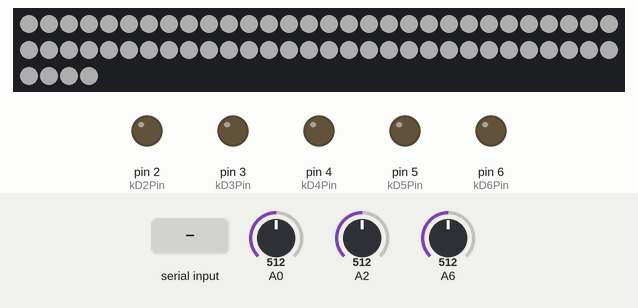
Recording of a sketch running on a simulated Arduino Nano, built with avr-gcc and run on an emulated ATmega328P. Shown: 64 RGB LEDs in strip order, left to right, continuing on the next row, output pins drawn as LEDs (lit = HIGH). The test bench sets the inputs (shaded band); at power-on: A0 = 512, A2 = 512, A6 = 512. Dim RGB values are drawn brighter than linear; what the sketch prints to the serial monitor is not drawn.

Above: at 0.3 s.
1.7 s: "0\n" received over Serial
Timing chart, 0 to 4.7 s (numbered marks = the images above; inputs shaded):
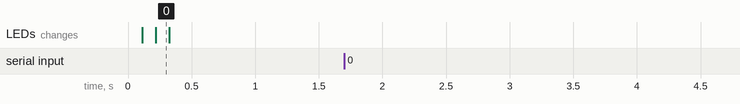

Measured:
- after the input at 1.7 s, every drawn part: stays the same

The sketch:

talkToMax-lotus-64-neopixel-RGBW.ino
```cpp
#include <CmdMessenger.h>        // For parsing and handling commands through the serial port
#include <Adafruit_NeoPixel.h>   // For lighting up the 8x8 neopixel matrix

// Uncomment the line below if you want debug information printed
// #define DEBUG 1

// This is the list of recognized commands.
// In order to receive, attach a callback function to these events
enum
{
  kCommandList     , // Command to request list of available commands
  kSensorInterval  , // Command to change the default sensor sampling interval
  kD2              , // Command to control actuator connected to D2
  kD3              , // Command to control actuator connected to D3
  kD4              , // Command to control actuator connected to D4
  kD5              , // Command to control actuator connected to D5
  kD6              , // Command to control actuator connected to D6
  kRGBW            , // Command to control RGB NeoPixel LED Matrix connected to pin D8
  kBrightness      , // Command to control brightness of LED Matrix
  kSensorValues    , // Command to send data back
  kDebug
};

// Attach a new CmdMessenger object to the default Serial port
CmdMessenger cmdMessenger = CmdMessenger(Serial, ' ', '\n', '/');

// How many NeoPixels are attached to the Arduino?
const int kNumLeds = 64;
// Which pin on the Arduino is connected to the NeoPixels?
const byte neoPixelPin = 8;

// Declare our NeoPixel strip object:
Adafruit_NeoPixel strip(kNumLeds, neoPixelPin, NEO_GRBW + NEO_KHZ800);

// Constants to index the LED arrays to set/obtain the intended color value
const byte kRed = 0;
const byte kGreen = 1;
const byte kBlue = 2;
const byte kWhite = 3;

// Memory for mainting the current actuator and sensors variables
byte D2_value = 0;
byte D3_value = 0;
byte D4_value = 0;
byte D5_value = 0;
byte D6_value = 0;
int Matrix_color[4] = {0, 0, 0, 0};
int Matrix_brightness = 50; // NeoPixel brightness, 0 (min) to 255 (max)
int A0_value = 0;
int A2_value = 0;
int A6_value = 0;

const byte kD2Pin = 2;
const byte kD3Pin = 3;
const byte kD4Pin = 4;
const byte kD5Pin = 5;
const byte kD6Pin = 6;

unsigned long lastSensorValuesWrittenMark = 0;   // Remember the last time data was send
unsigned long sensorSampleInterval = 40;  // Send sensor date every N milliseconds

// Setup function
void setup()
{
  strip.begin();           // INITIALIZE NeoPixel strip object (REQUIRED)
  strip.show();            // Turn OFF all pixels ASAP
  strip.setBrightness(Matrix_brightness); // Set BRIGHTNESS

  // Listen on serial connection for messages from the PC
  Serial.begin(115200);

  // Adds newline to every command
  cmdMessenger.printLfCr();

  // Attach my application's user-defined callback methods
  attachCommandCallbacks();

  pinMode(kD2Pin, OUTPUT);
  pinMode(kD3Pin, OUTPUT);
  pinMode(kD4Pin, OUTPUT);
  pinMode(kD5Pin, OUTPUT);
  pinMode(kD6Pin, OUTPUT);

  // Make the LEDs show we are almost ready
  DoLightShow();

  // Show command list
  //ShowCommands();
}

// Loop function
void loop()
{
  // Read sensors values
  ObtainSensorValues();

  // Read serial data for actuators
  cmdMessenger.feedinSerialData();

  // Map sensor data to actuator
  MapSensorToActuator();

  // Write serial data for sensors
  SerialWriteSensorValues();

  // Set actuator values to ports
  SetActuators();
}

// Read the current input state of port A0, A2 and A6
// Do it twice to reduce the "overspeak" effect (input is mirrored on open pins)
void ObtainSensorValues()
{
  A0_value = analogRead(A0);
  A0_value = analogRead(A0);
  A2_value = analogRead(A2);
  A2_value = analogRead(A2);
  A6_value = analogRead(A6);
  A6_value = analogRead(A6);
}

// Implement automatic behaviour on the Arduino level
void MapSensorToActuator()
{

}

void SerialWriteSensorValues()
{
  // Let's send max 25 times per second
  unsigned long timeNow = millis();
  if (timeNow > (lastSensorValuesWrittenMark + sensorSampleInterval))
  {
    // Send all values on one line separated by spaces to Max
    cmdMessenger.sendCmdStart(kSensorValues);
    cmdMessenger.sendCmdArg(A0_value);
    cmdMessenger.sendCmdArg(A2_value);
    cmdMessenger.sendCmdArg(A6_value);
    cmdMessenger.sendCmdEnd();
    /*
        Serial.print("s ");
        Serial.print(A0_value);
        Serial.print(" ");
        Serial.print(A2_value);
        Serial.print(" ");
        Serial.print(A6_value);
        Serial.print("\n");
    */
    lastSensorValuesWrittenMark = timeNow;
  }
}

void SetActuators()
{
  digitalWrite(kD2Pin, D2_value);
  analogWrite(kD3Pin, D3_value);
  digitalWrite(kD4Pin, D4_value);
  analogWrite(kD5Pin, D5_value);
  analogWrite(kD6Pin, D6_value);

  for (byte i = 0; i < kNumLeds; i++)
    strip.setPixelColor(i, strip.Color(Matrix_color[kRed], Matrix_color[kGreen], Matrix_color[kBlue], Matrix_color[kWhite]));

  strip.show();
  delay(5);
}

// Callbacks define on which received commands we take action
void attachCommandCallbacks()
{
  // Attach callback methods
  cmdMessenger.attach(OnUnknownCommand);
  cmdMessenger.attach(kCommandList, OnCommandList);
  cmdMessenger.attach(kSensorInterval, OnSetSamplingInterval);
  cmdMessenger.attach(kD2, OnSetActuator);
  cmdMessenger.attach(kD3, OnSetActuator);
  cmdMessenger.attach(kD4, OnSetActuator);
  cmdMessenger.attach(kD5, OnSetActuator);
  cmdMessenger.attach(kD6, OnSetActuator);
  cmdMessenger.attach(kRGBW, OnSetRGBW);
  cmdMessenger.attach(kBrightness, OnSetBrightness);
}

// Called when a received command has no attached function
void OnUnknownCommand()
{
  Serial.println(F("This command is unknown!"));
  ShowCommands();
}

// Callback function that shows a list of commands
void OnCommandList()
{
  ShowCommands();
}

// Show available commands
void ShowCommands()
{
  Serial.println(F("Available commands"));
  Serial.println(F(" 0          - This command list"));
  Serial.println(F(" 1  <value> - sensor sampling interval (in milliseconds)"));
  Serial.println(F(" 2  <value> - Set D2 state 0 = LOW, 1 = HIGH"));
  Serial.println(F(" 3  <value> - Set D3 PWM value 0 - 255"));
  Serial.println(F(" 4  <value> - Set D4 state 0 = LOW, 1 = HIGH"));
  Serial.println(F(" 5  <value> - Set D5 PWM value 0 - 255"));
  Serial.println(F(" 6  <value> - Set D6 PWM value 0 - 255"));
  Serial.println(F(" 7  <red-value> <green-value> <blue-value> <white-value>- Set Matrix color, values 0 - 255"));
  Serial.println(F(" 8  <brightness-value> - Set Matrix brightness, values 0 - 255"));
}

// Change the default sensor sampling interval
void OnSetSamplingInterval()
{
  int value = cmdMessenger.readInt16Arg();

  if (value < 0) value = 0;
  sensorSampleInterval = value;
}

// One function handling all actuator-set commands
void OnSetActuator()
{
  int cmd = cmdMessenger.commandID();
  int value;

  // First obtain the value and constrain it properly
  switch (cmd) {
    case kD2:
    case kD4:
      value = cmdMessenger.readInt16Arg();
      if (value != 0) value = 1;
      break;
    case kD3:
    case kD5:
    case kD6:
      value = cmdMessenger.readInt16Arg();
      value = constrain(value, 0, 255);
      break;
  }
  // Now assign it to the right memory variable
  switch (cmd) {
    case kD2:
      D2_value = value;
#ifdef DEBUG
      Serial.print(F("D2_value: "));
      Serial.println(D2_value);
#endif
      break;
    case kD3:
      D3_value = value;
      //#ifdef DEBUG
      Serial.print(F("D3_value: "));
      Serial.println(D3_value);
      //#endif
      break;
    case kD4:
      D4_value = value;
#ifdef DEBUG
      Serial.print(F("D4_value: "));
      Serial.println(D4_value);
#endif
      break;
    case kD5:
#ifdef DEBUG
      Serial.print(F("D5_value: "));
      Serial.println(D5_value);
#endif
      D5_value = value;
      break;
    case kD6:
#ifdef DEBUG
      Serial.print(F("D6_value: "));
      Serial.println(D6_value);
#endif
      D6_value = value;
      break;
  }
}

// One function for all the set-LED commands
void OnSetRGBW()
{
  int cmd = cmdMessenger.commandID();
  int red = cmdMessenger.readInt16Arg();
  if (cmdMessenger.isArgOk() == 0) return;
  int green = cmdMessenger.readInt16Arg();
  if (cmdMessenger.isArgOk() == 0) return;
  int blue = cmdMessenger.readInt16Arg();
  if (cmdMessenger.isArgOk() == 0) return;
  int white = cmdMessenger.readInt16Arg();
  if (cmdMessenger.isArgOk() == 0) return;
  red = constrain(red, 0, 255);
  green = constrain(green, 0, 255);
  blue = constrain(blue, 0, 255);
  white = constrain(white, 0, 255);

  Matrix_color[kRed] = red;
  Matrix_color[kGreen] = green;
  Matrix_color[kBlue] = blue;
  Matrix_color[kWhite] = white;
/*
  for (byte i = 0; i < kNumLeds; i++)
    strip.setPixelColor(i, strip.Color(Matrix_color[kRed], Matrix_color[kGreen], Matrix_color[kBlue], Matrix_color[kWhite]));

  strip.show();
*/
 #ifdef DEBUG
  Serial.print(F("LED1_color: "));
  Serial.print(Matrix_color[kRed]);
  Serial.print(" ");
  Serial.print(Matrix_color[kGreen]);
  Serial.print(" ");
  Serial.print(Matrix_color[kBlue]);
  Serial.print(" ");
  Serial.println(Matrix_color[kWhite]);
  #endif
}

void OnSetBrightness() {
  int brightness = cmdMessenger.readInt16Arg();
  if (cmdMessenger.isArgOk() == 0) return;

  Matrix_brightness = constrain(brightness, 0, 255);

  strip.setBrightness(Matrix_brightness); // Set BRIGHTNESS
}

// Show a light pattern to reflect successful initialization
void DoLightShow()
{
  for (byte i = 0; i < kNumLeds; i++)
    strip.setPixelColor(i, strip.Color(255, 255, 255));
  strip.show();
  delay(100);
  for (byte i = 0; i < kNumLeds; i++)
    strip.setPixelColor(i, strip.Color(0, 0, 0));
  strip.show();
  delay(100);
  for (byte i = 0; i < kNumLeds; i++)
    strip.setPixelColor(i, strip.Color(255, 255, 255));
  strip.show();
  delay(100);
  for (byte i = 0; i < kNumLeds; i++)
    strip.setPixelColor(i, strip.Color(0, 0, 0));
  strip.show();
  delay(100);
}
```
